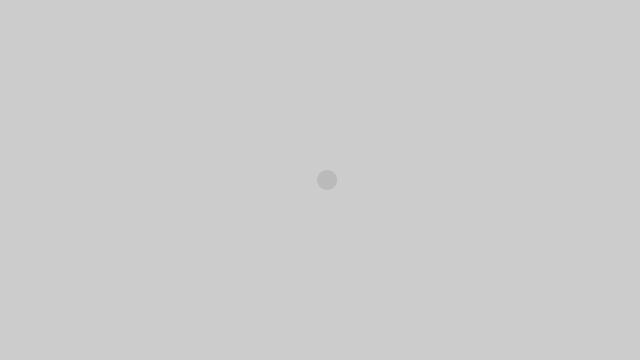
Frame 1 (no input)
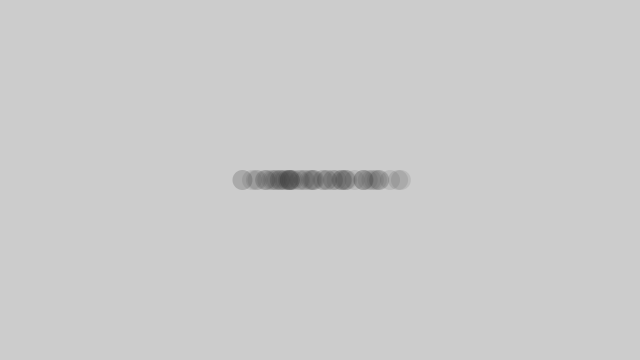
Frame 60 (the mouse pressed at the canvas centre just before this capture)
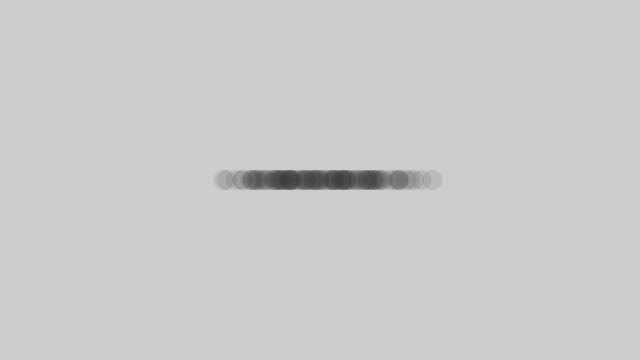
Frame 120 (the mouse held since frame 60 and released just before this capture)

The Processing sketch that drew these frames (run headless with seeded random() and noise(); from frame 60 on, the mouse is pressed at the canvas centre):

// Processing sketch: inclass_randomGaussian
// ── inclass_randomGaussian.pde
void setup() {
  size(640, 360);
}

void draw() {
  float r = randomGaussian();
  r *= 50;
  r += width/2;
  noStroke();
  fill(50, 30);
  ellipse(r, height/2, 20, 20);
}
